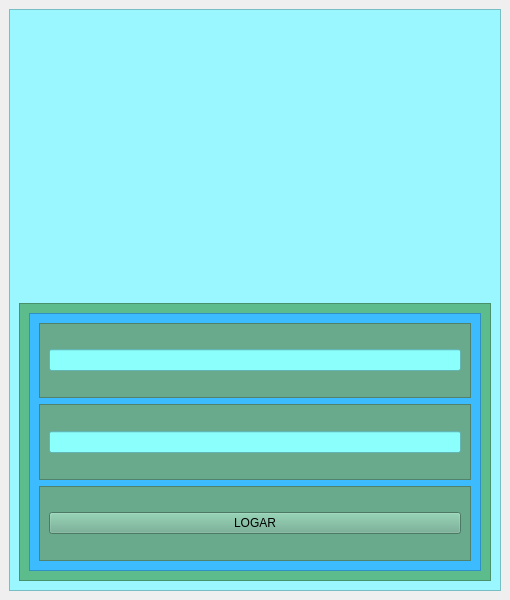
<?xml version="1.0" encoding="UTF-8"?>
<ui version="4.0">
 <class>MainWindow</class>
 <widget class="QMainWindow" name="MainWindow">
  <property name="geometry">
   <rect>
    <x>0</x>
    <y>0</y>
    <width>510</width>
    <height>600</height>
   </rect>
  </property>
  <property name="windowTitle">
   <string>MainWindow</string>
  </property>
  <widget class="QWidget" name="centralwidget">
   <layout class="QVBoxLayout" name="verticalLayout_4">
    <item>
     <widget class="QFrame" name="frame">
      <property name="styleSheet">
       <string notr="true">background-color: rgb(155, 247, 255);</string>
      </property>
      <property name="frameShape">
       <enum>QFrame::StyledPanel</enum>
      </property>
      <property name="frameShadow">
       <enum>QFrame::Raised</enum>
      </property>
      <layout class="QVBoxLayout" name="verticalLayout_2">
       <item>
        <widget class="QLabel" name="label">
         <property name="text">
          <string>&lt;html&gt;&lt;head/&gt;&lt;body&gt;&lt;p align=&quot;center&quot;&gt;&lt;img src=&quot;:/newPrefix/usermodific2.png&quot;/&gt;&lt;/p&gt;&lt;/body&gt;&lt;/html&gt;</string>
         </property>
        </widget>
       </item>
       <item>
        <widget class="QFrame" name="frame_2">
         <property name="styleSheet">
          <string notr="true">background-color: rgb(93, 188, 139);</string>
         </property>
         <property name="frameShape">
          <enum>QFrame::StyledPanel</enum>
         </property>
         <property name="frameShadow">
          <enum>QFrame::Raised</enum>
         </property>
         <layout class="QVBoxLayout" name="verticalLayout_5">
          <item>
           <widget class="QFrame" name="frame_3">
            <property name="styleSheet">
             <string notr="true">background-color: rgb(60, 187, 255);</string>
            </property>
            <property name="frameShape">
             <enum>QFrame::StyledPanel</enum>
            </property>
            <property name="frameShadow">
             <enum>QFrame::Raised</enum>
            </property>
            <layout class="QVBoxLayout" name="verticalLayout">
             <item>
              <widget class="QFrame" name="frame_4">
               <property name="styleSheet">
                <string notr="true">background-color: rgb(105, 170, 140);</string>
               </property>
               <property name="frameShape">
                <enum>QFrame::StyledPanel</enum>
               </property>
               <property name="frameShadow">
                <enum>QFrame::Raised</enum>
               </property>
               <layout class="QHBoxLayout" name="horizontalLayout_3">
                <item>
                 <widget class="QLineEdit" name="lineEdit">
                  <property name="styleSheet">
                   <string notr="true">background-color: rgb(139, 255, 252);</string>
                  </property>
                 </widget>
                </item>
               </layout>
              </widget>
             </item>
             <item>
              <widget class="QFrame" name="frame_5">
               <property name="styleSheet">
                <string notr="true">background-color: rgb(105, 170, 140);</string>
               </property>
               <property name="frameShape">
                <enum>QFrame::StyledPanel</enum>
               </property>
               <property name="frameShadow">
                <enum>QFrame::Raised</enum>
               </property>
               <layout class="QHBoxLayout" name="horizontalLayout_2">
                <item>
                 <widget class="QLineEdit" name="lineEdit_2">
                  <property name="styleSheet">
                   <string notr="true">background-color: rgb(139, 255, 252);</string>
                  </property>
                 </widget>
                </item>
               </layout>
              </widget>
             </item>
             <item>
              <widget class="QFrame" name="frame_6">
               <property name="styleSheet">
                <string notr="true">background-color: rgb(105, 170, 140);</string>
               </property>
               <property name="frameShape">
                <enum>QFrame::StyledPanel</enum>
               </property>
               <property name="frameShadow">
                <enum>QFrame::Raised</enum>
               </property>
               <layout class="QVBoxLayout" name="verticalLayout_3">
                <item>
                 <widget class="QPushButton" name="pushButton">
                  <property name="text">
                   <string>LOGAR</string>
                  </property>
                 </widget>
                </item>
               </layout>
              </widget>
             </item>
            </layout>
           </widget>
          </item>
         </layout>
        </widget>
       </item>
      </layout>
     </widget>
    </item>
   </layout>
  </widget>
 </widget>
 <resources>
  <include location="../icone/icons.qrc"/>
 </resources>
 <connections/>
</ui>
